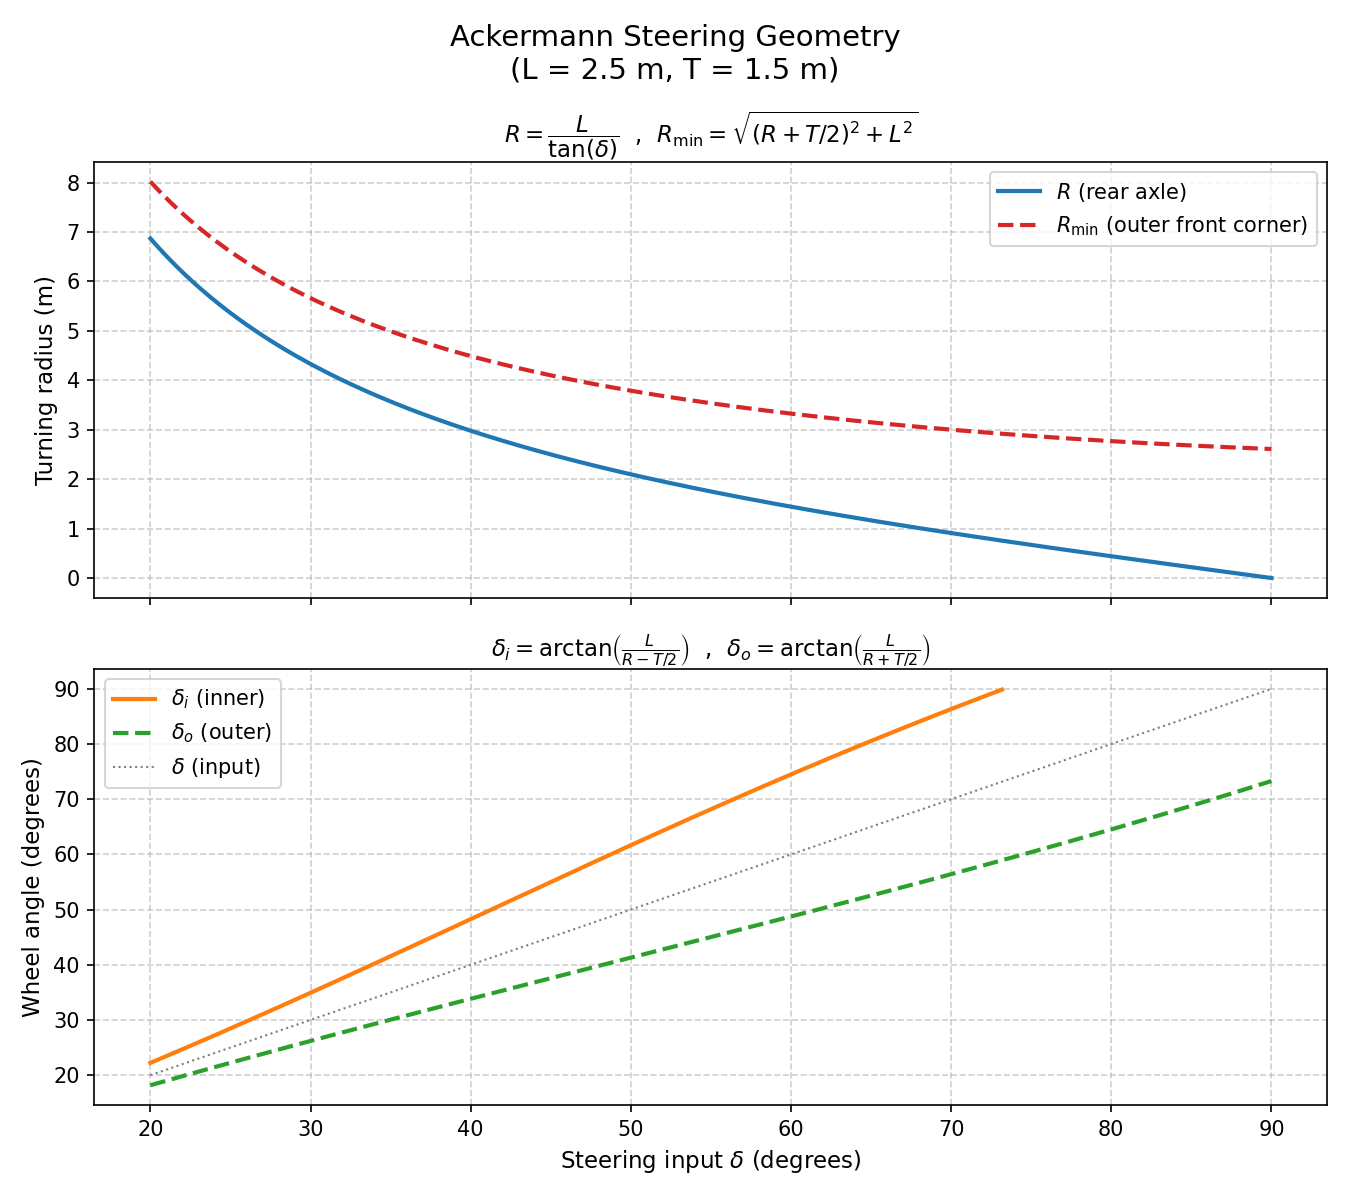

Recreate this plot in Python.
"""
Ackermann steering geometry calculator and plotter.

Given:
  - steering input  delta  (steering angle, radians)
  - wheelbase       L      (metres)
  - track width     T      (metres)

Computes:
  R       = L / tan(delta)               (turning radius at rear-axle centre)
  R_min   = sqrt((R + T/2)^2 + L^2)     (minimum turning radius – outer front corner)
  delta_i = arctan(L / (R - T/2))        (inner wheel angle)
  delta_o = arctan(L / (R + T/2))        (outer wheel angle)

Produces a PNG plot of R, R_min, delta_i, and delta_o vs delta.
"""

import numpy as np
import matplotlib
import matplotlib.pyplot as plt

matplotlib.use("Agg")  # non-interactive backend for PNG output


def compute_ackermann(delta: np.ndarray, L: float, T: float):
    """Return (R, R_min, delta_i, delta_o) for arrays of steering angle *delta* (rad).

    R       – turning radius at the rear-axle centre  (= L / tan(delta))
    R_min   – minimum turning radius of the vehicle body, swept by the outer
              front corner: sqrt((R + T/2)^2 + L^2).  This is the quantity that
              fully accounts for both the wheelbase *L* and the track width *T*.
    delta_i – inner front-wheel angle
    delta_o – outer front-wheel angle

    Entries where ``delta == 0`` (straight-ahead, undefined R) or where
    ``R <= T/2`` (geometrically impossible inner-wheel pivot) are returned as
    ``np.nan`` so the caller can handle or mask them as appropriate.
    """
    with np.errstate(divide="ignore", invalid="ignore"):
        R = np.where(np.tan(delta) != 0, L / np.tan(delta), np.nan)
        denom_i = R - T / 2.0
        denom_o = R + T / 2.0
        delta_i = np.where(denom_i > 0, np.arctan(L / denom_i), np.nan)
        delta_o = np.where(denom_o > 0, np.arctan(L / denom_o), np.nan)
        # Minimum turning radius: distance from turn centre to outer front corner
        R_min = np.where(np.isfinite(R), np.sqrt((R + T / 2.0) ** 2 + L ** 2), np.nan)
    return R, R_min, delta_i, delta_o


def plot_ackermann(
    L: float = 2.5,
    T: float = 1.5,
    delta_min_deg: float = 20.0,
    delta_max_deg: float = 90.0,
    output_file: str = "ackermann_plot.png",
) -> str:
    """
    Plot Ackermann steering geometry functions and save to *output_file*.

    Parameters
    ----------
    L : float
        Wheelbase in metres.
    T : float
        Track width in metres.
    delta_min_deg : float
        Minimum steering angle in degrees (must be > 0).
    delta_max_deg : float
        Maximum steering angle in degrees.
    output_file : str
        Path of the output PNG file.

    Returns
    -------
    str
        Path of the saved PNG file.
    """
    if delta_min_deg <= 0:
        raise ValueError("delta_min_deg must be greater than 0 to avoid division by zero.")
    if delta_max_deg <= delta_min_deg:
        raise ValueError("delta_max_deg must be greater than delta_min_deg.")

    delta_deg = np.linspace(delta_min_deg, delta_max_deg, 500)
    delta_rad = np.deg2rad(delta_deg)

    R, R_min, delta_i, delta_o = compute_ackermann(delta_rad, L, T)

    fig, axes = plt.subplots(2, 1, figsize=(9, 8), sharex=True)
    fig.suptitle(
        f"Ackermann Steering Geometry\n(L = {L} m, T = {T} m)",
        fontsize=14,
    )

    # --- top panel: turning radius ---
    ax_r = axes[0]
    ax_r.plot(delta_deg, R, color="tab:blue", linewidth=2, label=r"$R$ (rear axle)")
    ax_r.plot(
        delta_deg,
        R_min,
        color="tab:red",
        linewidth=2,
        linestyle="--",
        label=r"$R_{\mathrm{min}}$ (outer front corner)",
    )
    ax_r.set_ylabel("Turning radius (m)", fontsize=11)
    ax_r.set_title(
        r"$R = \dfrac{L}{\tan(\delta)}$"
        r"  ,  "
        r"$R_{\mathrm{min}} = \sqrt{(R + T/2)^2 + L^2}$",
        fontsize=11,
    )
    ax_r.legend(fontsize=10)
    ax_r.grid(True, linestyle="--", alpha=0.6)

    # --- bottom panel: inner and outer wheel angles ---
    ax_a = axes[1]
    ax_a.plot(
        delta_deg,
        np.rad2deg(delta_i),
        color="tab:orange",
        linewidth=2,
        label=r"$\delta_i$ (inner)",
    )
    ax_a.plot(
        delta_deg,
        np.rad2deg(delta_o),
        color="tab:green",
        linewidth=2,
        linestyle="--",
        label=r"$\delta_o$ (outer)",
    )
    ax_a.plot(
        delta_deg,
        delta_deg,
        color="tab:gray",
        linewidth=1,
        linestyle=":",
        label=r"$\delta$ (input)",
    )
    ax_a.set_xlabel(r"Steering input $\delta$ (degrees)", fontsize=11)
    ax_a.set_ylabel("Wheel angle (degrees)", fontsize=11)
    ax_a.set_title(
        r"$\delta_i = \arctan\!\left(\frac{L}{R - T/2}\right)$"
        r"  ,  "
        r"$\delta_o = \arctan\!\left(\frac{L}{R + T/2}\right)$",
        fontsize=11,
    )
    ax_a.legend(fontsize=10)
    ax_a.grid(True, linestyle="--", alpha=0.6)

    plt.tight_layout()
    plt.savefig(output_file, dpi=150)
    plt.close(fig)
    return output_file


if __name__ == "__main__":
    saved = plot_ackermann()
    print(f"Plot saved to: {saved}")
